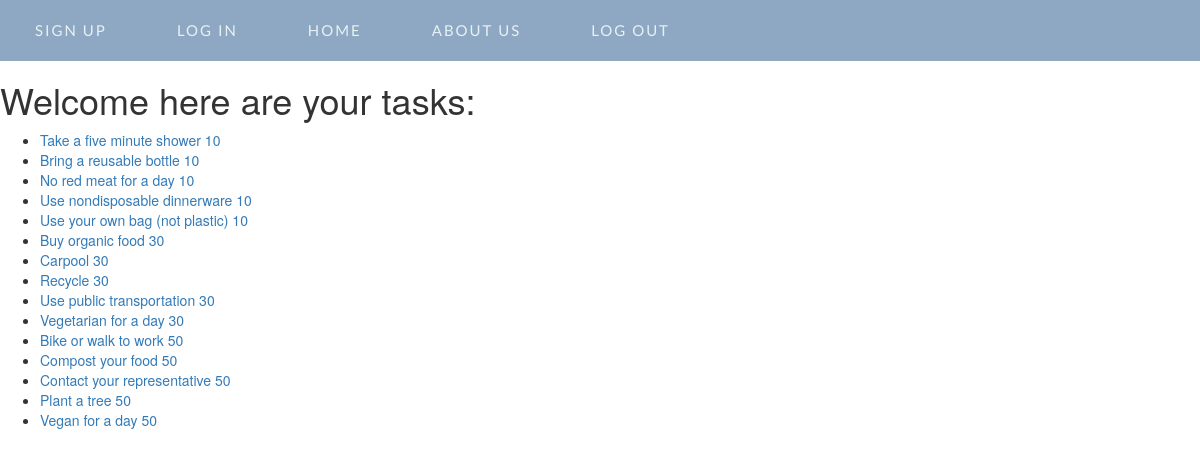
/core/index/, run on the app's committed database.
### core/models.py (models this page shows, shortened)
class Activity(models.Model):
    user = models.ForeignKey(User, default=1)
    taskName = models.CharField(max_length=100)
    category = models.CharField(max_length=100)

### core/views.py (the view)
def index(request):
    all_activities = Activity.objects.all()
    return render(request, 'core/index.html', {'all_activities': all_activities})

### core/templates/core/index.html (shortened to what this page needs)
{% extends 'core/base.html' %}
{% load staticfiles %}
{% block href %} <link rel="stylesheet" type="text/css" href="{% static 'core/userhomepage.css' %}"> {% endblock %}
{% block body %}
  <h1>Welcome {{ user.username }} here are your tasks: </h1>
  <ul>
    {% for activity in all_activities %}
      <li><a href=" {% url 'core:detail' activity.id %}">{{ activity.taskName }} {{activity.category}}</a></li>
    {% endfor %}
  </ul>
{% endblock %}

### core/templates/core/base.html (shortened to what this page needs)
<!DOCTYPE html>
<html lang="en">
<head>
  {% load staticfiles %}
  {% block href %}
  {% endblock %}
  <link href="https://maxcdn.bootstrapcdn.com/bootstrap/3.3.7/css/bootstrap.min.css" rel="stylesheet">
</head>
<body>
  <div id="navbar">
    <a href="{% url 'core:register' %}">SIGN UP</a>
    <a href="{% url 'core:login_user' %}">LOG IN</a>
    <a href="{% url 'core:homepage' %}">HOME</a>
    <a href="{% url 'core:aboutus' %}">ABOUT US</a>
    <a href="{% url 'core:logout_user' %}">LOG OUT</a>
  </div>
  <br>
  <br>
  <br>
  {% block body %}
  {% endblock %}
</body>
</html>

### core/static/core/userhomepage.css (style rules this page uses)
body { background-color: #e8f1f2; color: #25283d; font-family: 'Source Sans Pro', sans-serif; }
#navbar { background-color: #8ea8c3; overflow: hidden; position: fixed; top: 0; width: 100%; }
#navbar a { float: left; display: block; color: black; text-align: center; font-family: 'Lato', sans-serif; padding: 20px 35px; font-size: 15px; color:#e8f1f2; text-decoration: none; letter-spacing: 2px; }

### data on the page
Activity: taskName "Take a five minute shower", category "10"
Activity: taskName "Bring a reusable bottle", category "10"
Activity: taskName "No red meat for a day", category "10"
Activity: taskName "Use nondisposable dinnerware", category "10"
Activity: taskName "Use your own bag (not plastic)", category "10"
Activity: taskName "Buy organic food", category "30"
Activity: taskName "Carpool", category "30"
Activity: taskName "Recycle", category "30"
Activity: taskName "Use public transportation", category "30"
Activity: taskName "Vegetarian for a day", category "30"
Activity: taskName "Bike or walk to work", category "50"
Activity: taskName "Compost your food", category "50"
Activity: taskName "Contact your representative", category "50"
Activity: taskName "Plant a tree", category "50"
Activity: taskName "Vegan for a day", category "50"
